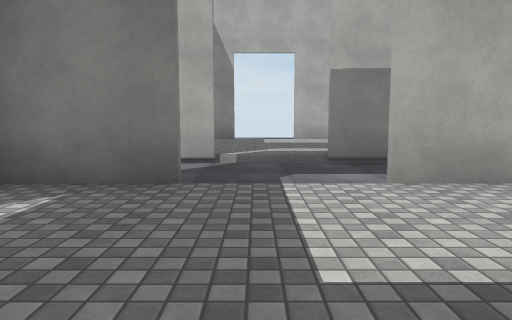
View 1 (above)

19 first-person views from a walk through a Unity game level. The camera is 1.2 m above the floor, tilts 6° down and sees 70° across. The floor is counted in squares, 2 m on a side. Each view is taken from the middle of a square. On the plan, view 1 faces up. The plan holds only what a view shows up to about 10 squares ahead; the rest is blank. The place goes on beyond the plan. The player is left out. Door leaves are left out, so doorways stand open. Some surface patterns are stand-ins.

View 2
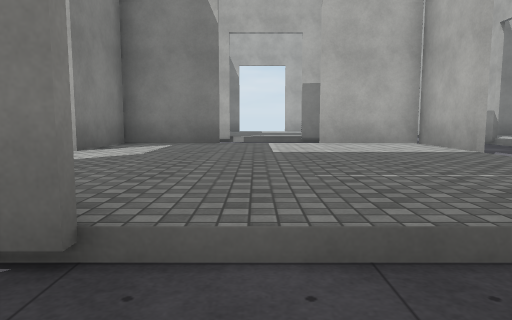

View 3
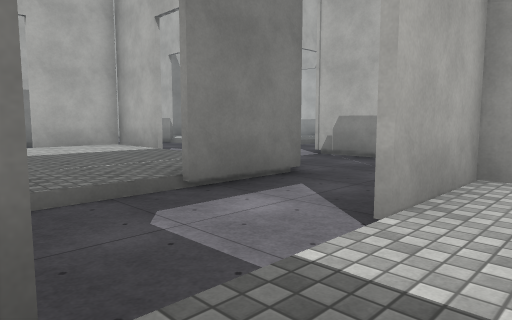

View 4
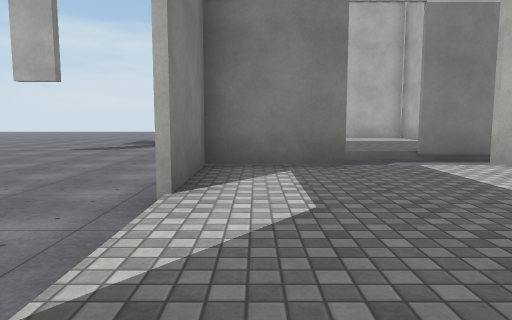

View 5
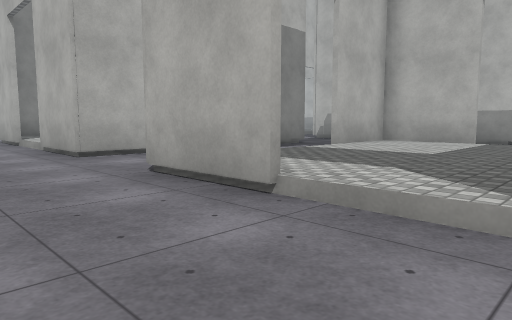

View 6
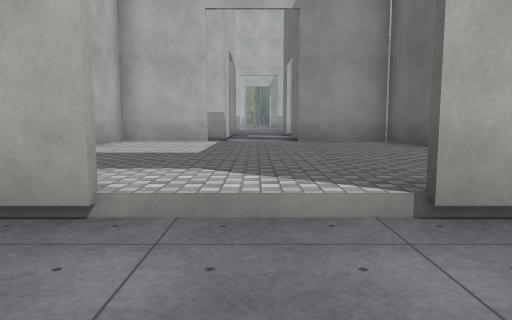

View 7
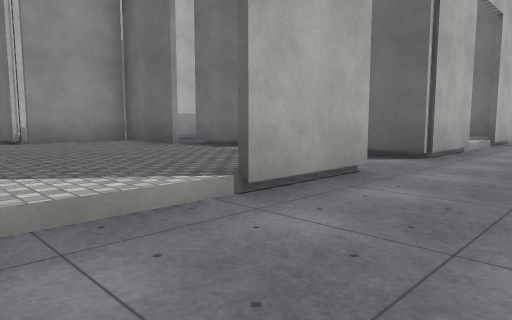

View 8
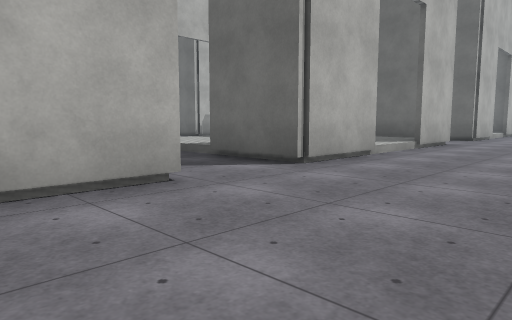

View 9
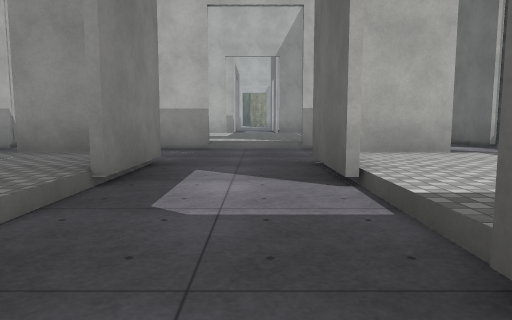

View 10
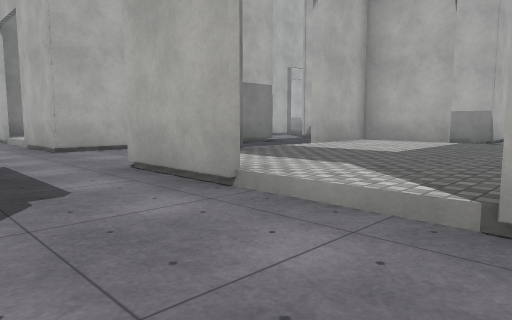

View 11
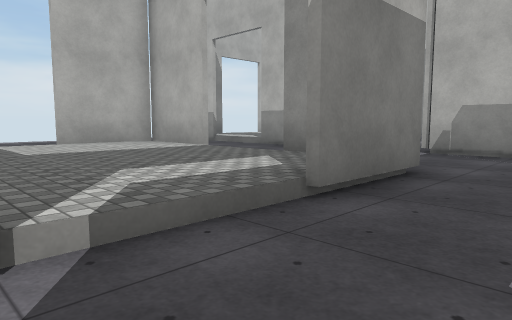

View 12
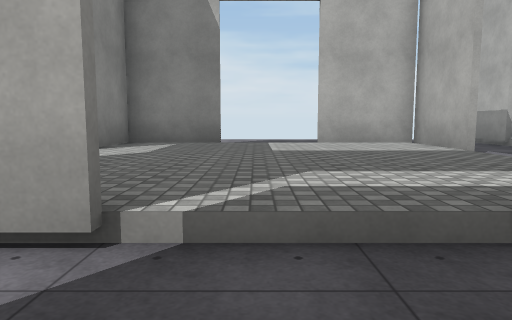

View 13
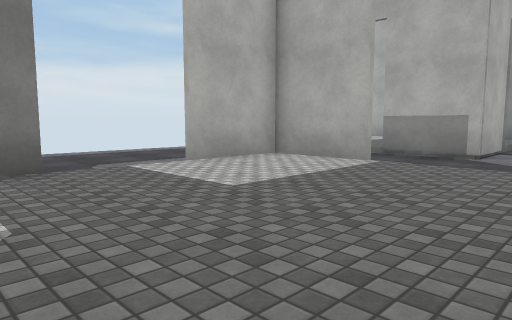

View 14
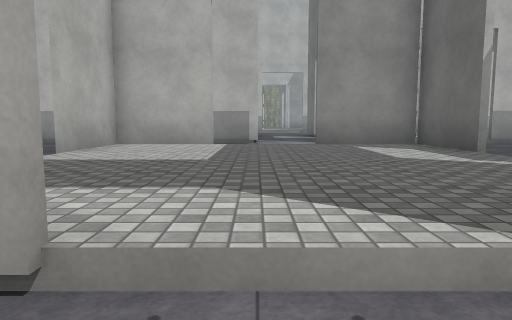

View 15
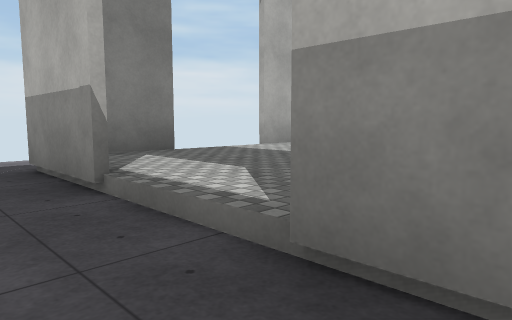

View 16
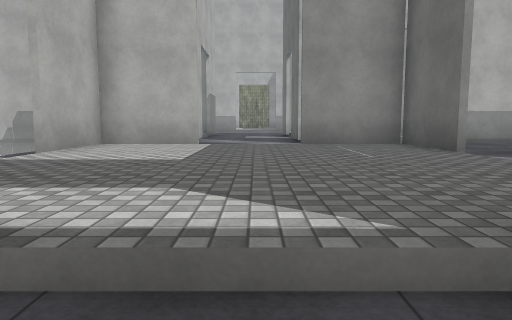

View 17
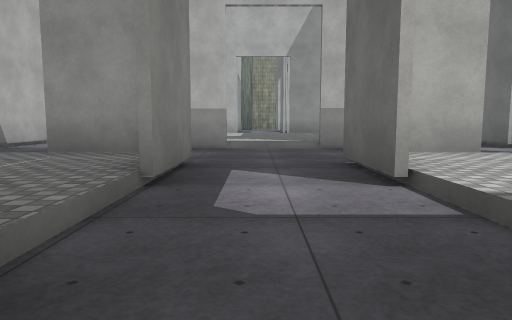

View 18
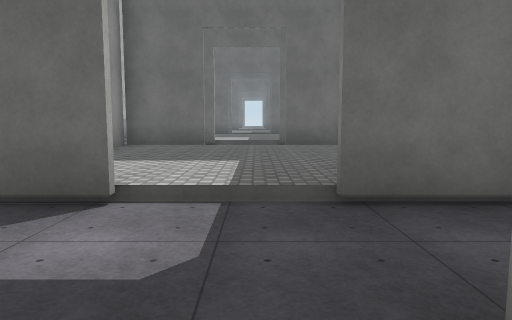

View 19
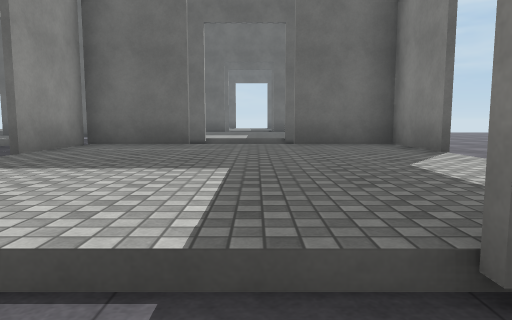

### Floor plan
Key: @ floor where view 1 was taken; # wall or solid block; . main floor; : floor 0.25 m higher than the main floor; / step, stairs or slope; D open door; T thing the floor can be seen under or through.
Columns run from 7 left of view 1 to 17 right of it. Each row starts with its distance up from view 1.
 17        ....       ..
 16        ....  ###DD###
 15        ......#:::::/# ###
 14        ......D:::::D  ..
 13     ###DD###.D:::::D
 12     #:::::/#.D:::::/#
 11     #:::::/#.#:::::/#
 10    .D:::::D .###DD###.#:
  9     D:::::D ..........D::
  8     #:::::/#.###DD###.D::
  7    .#TTDDTT#.#:::::/#.#
  6    ..........#:::::/#
  5    ..........D:::::D
  4    .###DD###.D:::::D  ..
  3    .#:::::/#.#:::::/  ##
  2   ..#:::::/#.###DD##
  1   ..D:::::D ..  DD
  0 ....D::@::D
 -1 ....#:::::/#.#
 -2 ....###DD###.#
 -3 .......DD....D::
 -4  ............D::
 -5  ...###DD###.D::
 -6   ..#:::::/# #
 -7   ..D:::::D  #
 -8   ..D:::::D ..
 -9  ...D:::::D#.###
-10  ...#::::::# #
-11  ...#  DD###
-12  .......
-13   ..###DD##
-14   ..#:::::
-15   ..#:::::
-16   ..D:::::D
-17   ..D:::::D
-18    .#:::::/#
-19   ..###DD###.
-20   ...       .D
-21  ..    DD    D
-22  ..   #DD#

Positions as (right, up) in squares from view 1, and headings:
1: (0, 0), facing up
2: (0, -4), facing up
3: (-1, -6), facing up-right
4: (-2, -10), facing up
5: (-5, -9), facing up-right
6: (-5, -8), facing right
7: (-5, -7), facing down-right
8: (-6, -9), facing down-right
9: (-2, -4), facing right
10: (-5, -1), facing up-right
11: (-1, 5), facing up-right
12: (0, 5), facing up
13: (-2, 8), facing up-right
14: (-4, 10), facing right
15: (5, 11), facing up-right
16: (5, 13), facing right
17: (7, 9), facing right
18: (9, 11), facing down
19: (0, -12), facing down
